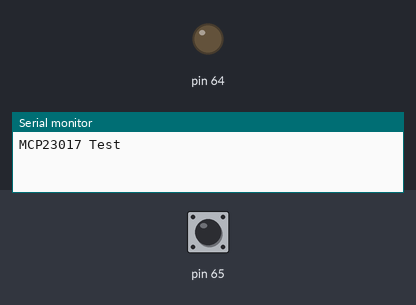
The sketch below on a simulated Arduino Uno, built for the host (arithmetic inside an expression is 32-bit, double 64-bit). Shown: output pins drawn as LEDs (lit = HIGH), the last lines printed to the serial monitor. The inputs (shaded band) are chosen by the test bench; at power-on: pin 65 HIGH.

Above: at 1.2 s.
1.3 s: pin 65 pulled LOW for 0.15 s
At 1.4 s:
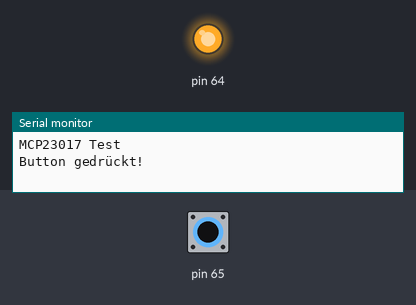
3.0 s: pin 65 pulled LOW for 3.2 s
At 7.1 s:
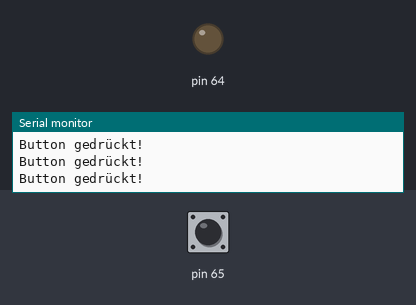
Timing chart, 0 to 8.6 s (numbered marks = the images above; inputs shaded):
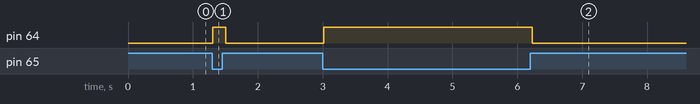

Measured:
- after the input at 1.3 s, pin 64: LOW → HIGH at once, → LOW 0.20 s later
- after the input at 3.0 s, pin 64: LOW → HIGH at once, → LOW 3.2 s later

The sketch:

MCP23017Test.ino
```cpp
// Inklusive der Adafruit-MCP23017 Bibliothek
#include <Adafruit_MCP23X17.h>

// Instanz des MCP23017 erstellen
Adafruit_MCP23X17 mcp;

// Pin-Definitionen
#define LED_PIN 0   // LED an Pin GPA0
#define BUTTON_PIN 1 // Button an Pin GPA1

void setup() {
  // Startet die serielle Kommunikation
  Serial.begin(9600);
  Serial.println("MCP23017 Test");

  // MCP23017 initialisieren
  mcp.begin_I2C(); // Standard-Adresse 0x20

  // Konfiguration des LED-Pins als Ausgang
  mcp.pinMode(LED_PIN, OUTPUT);

  // Konfiguration des Button-Pins als Eingang mit Pull-Up
  mcp.pinMode(BUTTON_PIN, INPUT_PULLUP);
  //mcp.pullUp(BUTTON_PIN, HIGH); // Internen Pull-Up aktivieren

  // LED ausschalten
  mcp.digitalWrite(LED_PIN, LOW);
}

void loop() {
  // Status des Buttons auslesen
  int buttonState = mcp.digitalRead(BUTTON_PIN);

  // Wenn der Button gedrückt ist (Low wegen Pull-Up)
  if (buttonState == LOW) {
    Serial.println("Button gedrückt!");
    mcp.digitalWrite(LED_PIN, HIGH); // LED einschalten
  } else {
    mcp.digitalWrite(LED_PIN, LOW); // LED ausschalten
  }
  mcp.setupInterruptPin(1, HIGH);
  delay(100); // Kurze Verzögerung zur Entprellung
}
```
